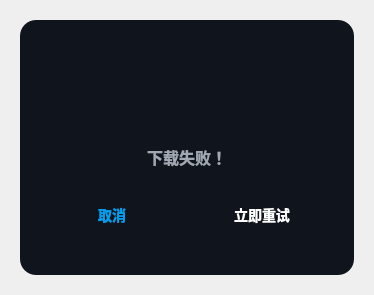
<?xml version="1.0" encoding="UTF-8"?>
<ui version="4.0">
 <class>UpdateError</class>
 <widget class="QDialog" name="UpdateError">
  <property name="geometry">
   <rect>
    <x>0</x>
    <y>0</y>
    <width>374</width>
    <height>295</height>
   </rect>
  </property>
  <property name="minimumSize">
   <size>
    <width>0</width>
    <height>0</height>
   </size>
  </property>
  <property name="maximumSize">
   <size>
    <width>16777215</width>
    <height>16777215</height>
   </size>
  </property>
  <property name="windowTitle">
   <string>Dialog</string>
  </property>
  <property name="styleSheet">
   <string notr="true"/>
  </property>
  <layout class="QGridLayout" name="gridLayout">
   <property name="leftMargin">
    <number>20</number>
   </property>
   <property name="topMargin">
    <number>20</number>
   </property>
   <property name="rightMargin">
    <number>20</number>
   </property>
   <property name="bottomMargin">
    <number>20</number>
   </property>
   <property name="spacing">
    <number>0</number>
   </property>
   <item row="0" column="0">
    <widget class="QFrame" name="frame">
     <property name="minimumSize">
      <size>
       <width>334</width>
       <height>255</height>
      </size>
     </property>
     <property name="maximumSize">
      <size>
       <width>334</width>
       <height>255</height>
      </size>
     </property>
     <property name="styleSheet">
      <string notr="true">border-radius: 16px;
background-color:#10151D;</string>
     </property>
     <property name="frameShape">
      <enum>QFrame::StyledPanel</enum>
     </property>
     <property name="frameShadow">
      <enum>QFrame::Raised</enum>
     </property>
     <widget class="QLabel" name="lab_title">
      <property name="geometry">
       <rect>
        <x>0</x>
        <y>127</y>
        <width>334</width>
        <height>20</height>
       </rect>
      </property>
      <property name="minimumSize">
       <size>
        <width>334</width>
        <height>0</height>
       </size>
      </property>
      <property name="styleSheet">
       <string notr="true">color: #A1A8B3;
font-family: &quot;Noto Sans S Chinese&quot;;
font-weight:500;
font-size: 16px;</string>
      </property>
      <property name="text">
       <string>下载失败！</string>
      </property>
      <property name="alignment">
       <set>Qt::AlignCenter</set>
      </property>
     </widget>
     <widget class="QPushButton" name="pBt_Retry">
      <property name="geometry">
       <rect>
        <x>190</x>
        <y>180</y>
        <width>104</width>
        <height>30</height>
       </rect>
      </property>
      <property name="minimumSize">
       <size>
        <width>104</width>
        <height>30</height>
       </size>
      </property>
      <property name="maximumSize">
       <size>
        <width>104</width>
        <height>30</height>
       </size>
      </property>
      <property name="styleSheet">
       <string notr="true">QPushButton
{
	font-family: &quot;Noto Sans S Chinese&quot;; font-weight: 500;
	font-size: 14px;
	color: #FFFFFF;

	background:transparent;
	border-image: url(:/Skin/Images/Popup/confirm-no.png);
}
QPushButton:hover
{
	border-image: url(:/Skin/Images/Popup/confirm-ho.png);
}</string>
      </property>
      <property name="text">
       <string>立即重试</string>
      </property>
     </widget>
     <widget class="QPushButton" name="pBt_Cancel">
      <property name="geometry">
       <rect>
        <x>40</x>
        <y>180</y>
        <width>104</width>
        <height>30</height>
       </rect>
      </property>
      <property name="minimumSize">
       <size>
        <width>104</width>
        <height>30</height>
       </size>
      </property>
      <property name="maximumSize">
       <size>
        <width>104</width>
        <height>30</height>
       </size>
      </property>
      <property name="styleSheet">
       <string notr="true">QPushButton
{
	font-family: &quot;Noto Sans S Chinese&quot;;
	 font-weight: 500;
	font-size: 14px;
	color: #009FEF;

	background:transparent;
	border-image: url(:/Skin/Images/Popup/cancel-no.png);
}
QPushButton:hover
{
	border-image: url(:/Skin/Images/Popup/cancel-ho.png);
}</string>
      </property>
      <property name="text">
       <string>取消</string>
      </property>
     </widget>
     <widget class="QLabel" name="lab_icon">
      <property name="geometry">
       <rect>
        <x>138</x>
        <y>45</y>
        <width>62</width>
        <height>62</height>
       </rect>
      </property>
      <property name="styleSheet">
       <string notr="true">background:transparent;
border-image: url(:/Skin/Images/Popup/updateError.png);</string>
      </property>
      <property name="text">
       <string/>
      </property>
     </widget>
    </widget>
   </item>
  </layout>
 </widget>
 <resources/>
 <connections/>
</ui>
